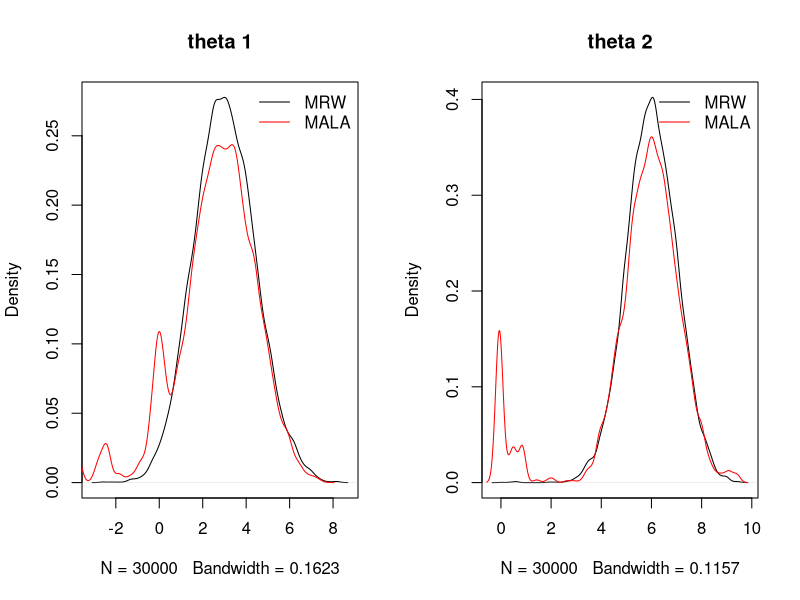
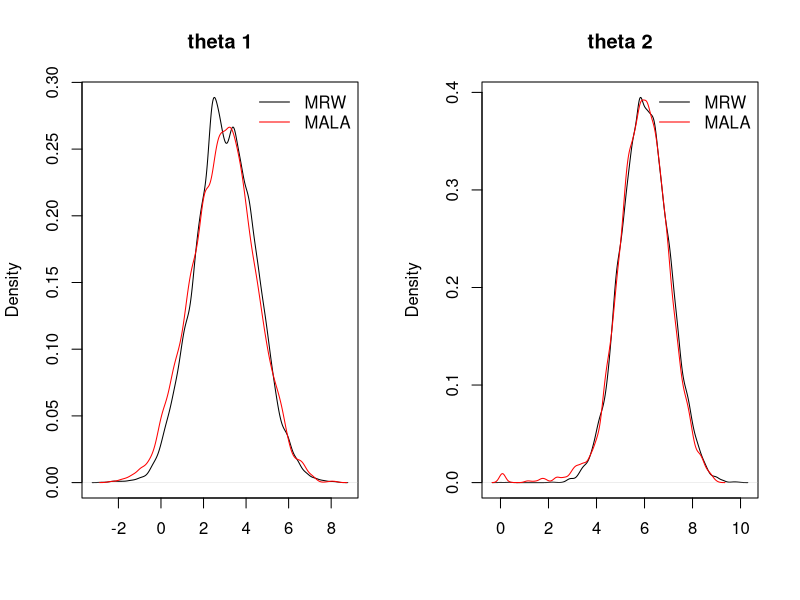
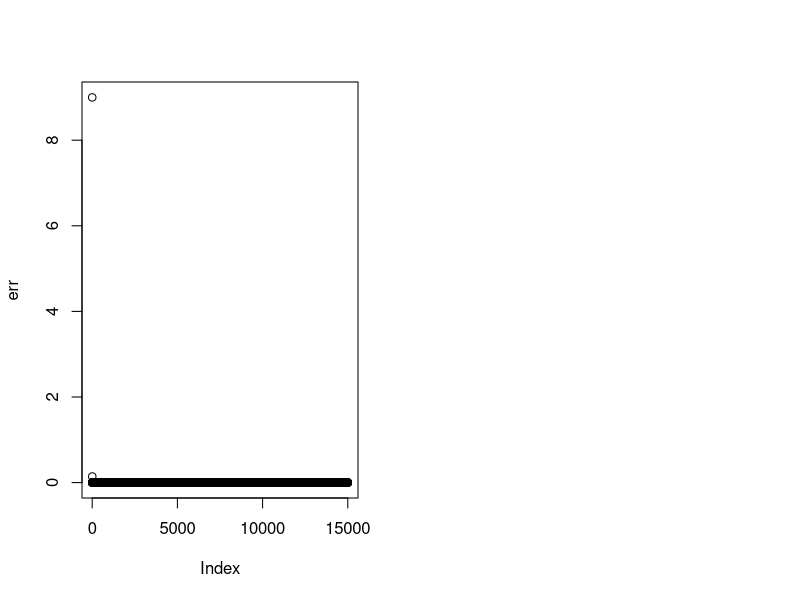

Write the R code that produced these figures, in order.
## ---- chunk 1
knitr::opts_chunk$set(echo = TRUE)
## ---- chunk 2
Mu        = c(3, 6)
Sigma     = matrix(c(2, .5, .5, 1), nrow=2, ncol=2)
Sigma.inv = solve(Sigma)
Params    = list('mu'=Mu, 'sigma'=Sigma, 'sigma.inv'=Sigma.inv)

# Calculates the log-likelihood
loglike <- function(x, params=Params){
  mu        = params$mu
  sigma.inv = params$sigma.inv
  
  return(as.numeric(- t((x - mu)) %*% sigma.inv %*% (x - mu)/2) )
}

# Calculate the gradient of the log-likelihood
loglike.grad <- function(x, params=Params){
  mu        = params$mu
  sigma.inv = params$sigma.inv
  
  return(as.numeric(sigma.inv %*% (x - mu)))
}
## ---- chunk 3
eval  = eigen(Sigma)$values
evec  = eigen(Sigma)$vectors
L = 1/min(eval)
m = 1/max(eval) 
## ---- chunk 4
#MRW sampler. Note that this proposal is symmetric.
mrw <- function(N = 1e5, sigma)
{
  chain.mrw <- matrix(0, nrow = N, ncol = 2)
  accept <- 0
  chain.mrw[1,] <- c(0,0)
  for(i in 2:N)
  {
    prop <- rnorm(2, mean = chain.mrw[i-1, ], sd = sigma)
    log.ratio <- loglike(prop) - loglike(chain.mrw[i-1, ])
    if(log(runif(1)) < log.ratio)
    {
      chain.mrw[i, ] <- prop
      accept <- accept+1 
    }else{
      chain.mrw[i, ] <- chain.mrw[i-1, ]
    }
  }
  return(list("chain" = chain.mrw, "accept" = accept/N))
}

## ---- chunk 5
# Calculates the log gradient of the density
proplike <- function(x, y, sigma)
{
  grad <- loglike.grad(y) #Sigma.inv %*% (y - mu)
  mu.m <- y + sigma^2 * grad/2
  return(as.numeric(- t((x - mu.m)) %*% (x - mu.m)/(2*sigma^2) ) )
}
# Mala sampler
mala <- function(N = 1e5, sigma)
{
  chain.mala <- matrix(0, nrow = N, ncol = 2)
  accept <- 0
  # Starting value is the origin
  chain.mala[1,] <- c(0,0)
  for(i in 2:N)
  {
    grad <- loglike.grad(chain.mala[i-1, ]) #Sigma.inv %*% (chain.mala[i-1, ] - mu)
    mu.m <- chain.mala[i-1, ] + sigma^2 * grad/2
    prop <- rnorm(2, mean = mu.m, sd = sigma)
    log.ratio <- loglike(prop) + proplike(chain.mala[i-1, ], prop, sigma) - 
                 loglike(chain.mala[i-1, ]) - proplike(prop, chain.mala[i-1, ], sigma)
    log.ratio <- min(0, log.ratio)
    if(log(runif(1)) < log.ratio)
    {
     chain.mala[i, ] <- prop
     accept <- accept+1
    }else{
      chain.mala[i, ] <- chain.mala[i-1, ]
    }
  }
  return(list("chain" = chain.mala, "accept" = accept/N))
}

## ---- chunk 6
out.mrw <- mrw(N = 1e4*3, sigma = 1)
out.mrw$accept

out.mala <- mala(N = 1e4*3, sigma = 1)
out.mala$accept

par(mfrow = c(1,2))

plot(density(out.mrw$chain[,1]), ylab = "Density", main = "theta 1")
lines(density(out.mala$chain[,1]), col = "red")
legend("topright", col = c("black", "red"), lty = c(1,1), bty = "n",
       legend = c("MRW", "MALA"))

plot(density(out.mrw$chain[,2]), ylab = "Density", main = "theta 2")
lines(density(out.mala$chain[,2]), col = "red")
legend("topright", col = c("black", "red"), lty = c(1,1), bty = "n",
       legend = c("MRW", "MALA"))
## ---- chunk 7
# Calibrated sigma to get close to optimal rate
out.mrw <- mrw(N = 1e4*3, sigma = 2.5)
out.mrw$accept

out.mala <- mala(N = 1e4*3, sigma = .5)
out.mala$accept

par(mfrow = c(1,2))

plot(density(out.mrw$chain[,1]), xlab = "", ylab = "Density", main = "theta 1")
lines(density(out.mala$chain[,1]), col = "red")
legend("topright", col = c("black", "red"), lty = c(1,1), bty = "n",
       legend = c("MRW", "MALA"))

plot(density(out.mrw$chain[,2]), xlab = "", ylab = "Density", main = "theta 2")
lines(density(out.mala$chain[,2]), col = "red")
legend("topright", col = c("black", "red"), lty = c(1,1), bty = "n",
       legend = c("MRW", "MALA"))
## ---- chunk 8
#Calculate L1 err of mean estimation
library(base) #colMeans()
chain = out.mala$chain

err  = numeric(dim(chain)[1]/2)
ii   = 0

# for (i in c(seq(1,1000), seq(1000, dim(chain)[1], length.out = 100)))
for (i in seq(1, dim(chain)[1], length.out=2)){
  ii      = ii+1
  err[ii] = norm(data.matrix(
                 colMeans(matrix(chain[1:i,], ncol=dim(chain)[-1]))-Mu), type="1")
}

plot(err)
